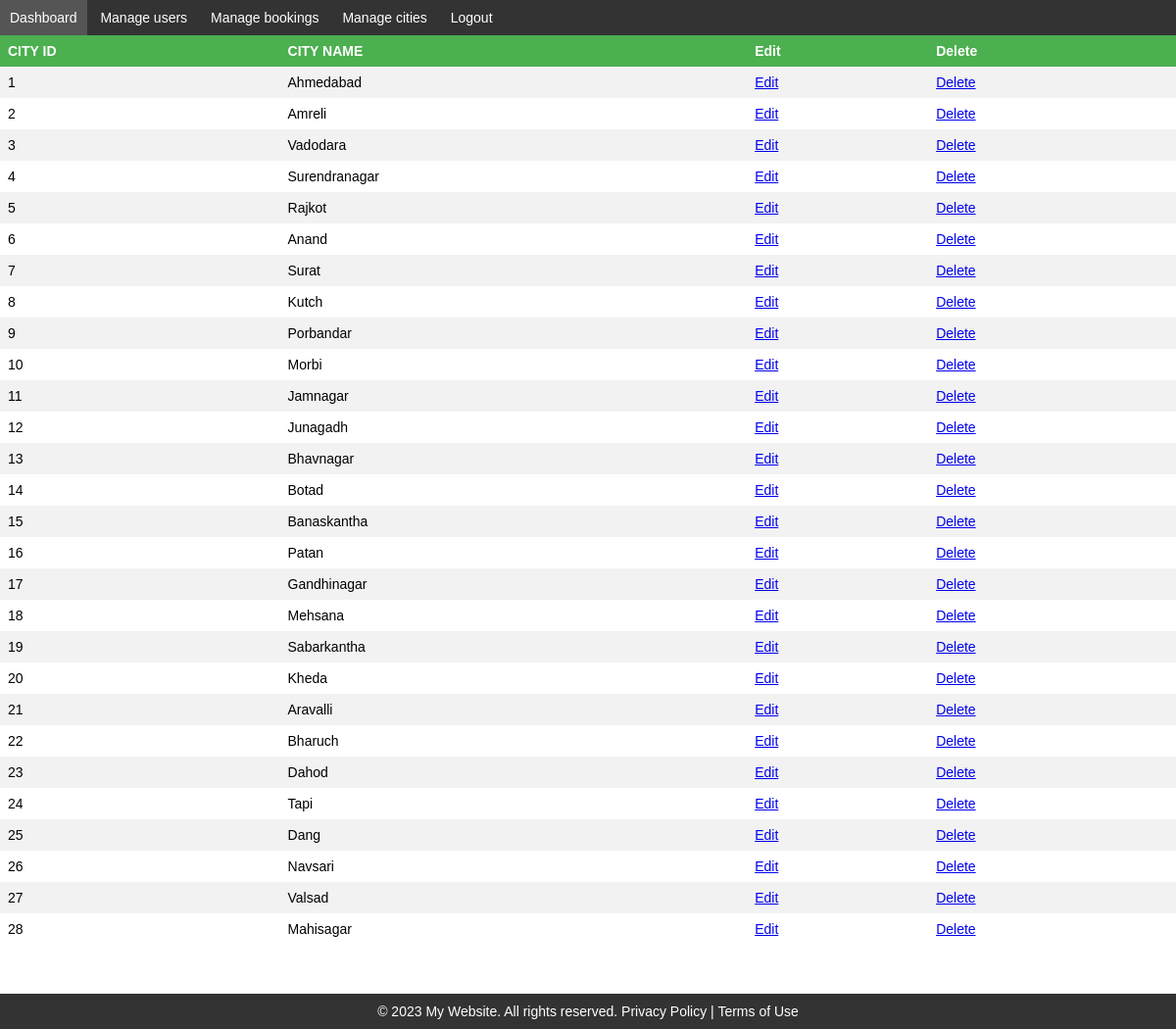
Screenshot of /managecities.php (signed in) with the database file from the repository.
### tables this page shows
CREATE TABLE `city` (
  `city_id` int(15) NOT NULL,
  `city_name` varchar(15) NOT NULL
);

### managecities.php (the view, shortened to what this page needs)
<!DOCTYPE html>
<html>
<head>
</head>
<body>
<?php
 include "dashboardinc.php";
include "connection.php";
$sql = "select * FROM city	";
$result = mysqli_query($conn, $sql);
if (mysqli_num_rows($result) > 0) {
    echo "<table>";
    echo "<tr><th>CITY ID</th><th>CITY NAME</th><th>Edit</th><th>Delete</th></tr>";
    while($row = mysqli_fetch_assoc($result)) {
        echo "<tr>";
        echo "<td>".$row['city_id']."</td>";
        echo "<td>".$row['city_name']."</td>";
        echo "<td><a href='editcity.php?city_id=".$row['city_id']."'>Edit</a></td>";
        echo "<td><a href='deletecity.php?city_id=".$row['city_id']."'>Delete</a></td>";
        echo "</tr>";
    }
    echo "</table>";
} else {
    echo "0 results";
}
?>
<?php
	include "footer.php";
	?>
</body>
</html>

### dashboardinc.php (shortened to what this page needs)
<!DOCTYPE html>
<html lang="en">
<head>
</head>
<body>
<nav>
			<ul>
				<li><a href="dashboard.php#">Dashboard</a></li>
				<li><a href="manageusers.php#">Manage users</a></li>
				<li><a href="managebookings.php#">Manage bookings</a></li>
				<li><a href="managecities.php#">Manage cities</a></li>
				<li><a href="logout.php#"> Logout</a></li>
			</ul>
		</nav>
</body>
</html>

### footer.php (shortened to what this page needs)
<!DOCTYPE html>
<html>
<head>
</head>
<body>
	<footer class="footers">
		<p>&copy; 2023 My Website. All rights reserved. <a href="#">Privacy Policy</a> | <a href="#">Terms of Use</a></p>
	</footer>
</body>
</html>

### managecities.php (style rules this page uses)
nav { background-color: #333; }
table { border-collapse: collapse; width: 100%; }
th, td { text-align: left; padding: 8px; }
tr:nth-child(even) { background-color: #f2f2f2 }
th { background-color: #4CAF50; color: white; }

### dashboardinc.php (style rules this page uses)
nav { background-color: #333; }
nav ul { margin: 0; padding: 0; list-style: none; }
nav ul li { display: inline-block; }
nav ul li a { display: block; padding: 10px; color: #fff; text-decoration: none; }

### footer.php (style rules this page uses)
body { margin: 0; padding: 0; font-family: Arial, sans-serif; font-size: 14px; }
.footers { background-color: #333; color: #fff; padding: 10px; margin-top: 50px; }
footer p { margin: 0; text-align: center; }
footer a { color: #fff; text-decoration: none; }

### rows the page displays
city: city_id "1", city_name "Ahmedabad"
city: city_id "2", city_name "Amreli"
city: city_id "3", city_name "Vadodara"
city: city_id "4", city_name "Surendranagar"
city: city_id "5", city_name "Rajkot"
city: city_id "6", city_name "Anand"
city: city_id "7", city_name "Surat"
city: city_id "8", city_name "Kutch"
city: city_id "9", city_name "Porbandar"
city: city_id "10", city_name "Morbi"
city: city_id "11", city_name "Jamnagar"
city: city_id "12", city_name "Junagadh"
city: city_id "13", city_name "Bhavnagar"
city: city_id "14", city_name "Botad"
city: city_id "15", city_name "Banaskantha"
city: city_id "16", city_name "Patan"
city: city_id "17", city_name "Gandhinagar"
city: city_id "18", city_name "Mehsana"
city: city_id "19", city_name "Sabarkantha"
city: city_id "20", city_name "Kheda"
city: city_id "21", city_name "Aravalli"
city: city_id "22", city_name "Bharuch"
city: city_id "23", city_name "Dahod"
city: city_id "24", city_name "Tapi"
city: city_id "25", city_name "Dang"
city: city_id "26", city_name "Navsari"
city: city_id "27", city_name "Valsad"
city: city_id "28", city_name "Mahisagar"
